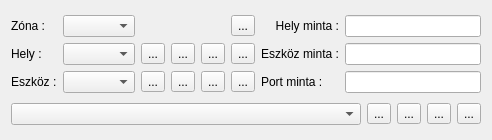
<?xml version="1.0" encoding="UTF-8"?>
<ui version="4.0">
 <class>fKeyPortEd</class>
 <widget class="QWidget" name="fKeyPortEd">
  <property name="geometry">
   <rect>
    <x>0</x>
    <y>0</y>
    <width>492</width>
    <height>140</height>
   </rect>
  </property>
  <property name="windowTitle">
   <string>Form</string>
  </property>
  <layout class="QVBoxLayout" name="verticalLayout">
   <item>
    <layout class="QGridLayout" name="gridLayout">
     <item row="0" column="0">
      <widget class="QLabel" name="labelZone">
       <property name="text">
        <string>Zóna :</string>
       </property>
       <property name="alignment">
        <set>Qt::AlignLeading|Qt::AlignLeft|Qt::AlignVCenter</set>
       </property>
      </widget>
     </item>
     <item row="0" column="1">
      <widget class="QComboBox" name="comboBoxZone"/>
     </item>
     <item row="0" column="5">
      <widget class="QToolButton" name="toolButtonZoneInfo">
       <property name="toolTip">
        <string>&lt;html&gt;&lt;head/&gt;&lt;body&gt;&lt;p&gt;Egy riport ablak megjelenítése a hálózati elemről, ill. patch panel vagy fali csatlakozóról.&lt;/p&gt;&lt;p&gt;A megosztásokat figyelmen kívül hagyja!&lt;/p&gt;&lt;/body&gt;&lt;/html&gt;</string>
       </property>
       <property name="text">
        <string>...</string>
       </property>
       <property name="icon">
        <iconset resource="lv2g.qrc">
         <normaloff>:/icons/document-properties.ico</normaloff>:/icons/document-properties.ico</iconset>
       </property>
      </widget>
     </item>
     <item row="0" column="6">
      <widget class="QLabel" name="labelPlacePattern">
       <property name="text">
        <string>Hely minta :</string>
       </property>
       <property name="alignment">
        <set>Qt::AlignRight|Qt::AlignTrailing|Qt::AlignVCenter</set>
       </property>
      </widget>
     </item>
     <item row="0" column="7">
      <widget class="QLineEdit" name="lineEditPlacePattern"/>
     </item>
     <item row="1" column="0">
      <widget class="QLabel" name="labelPlace">
       <property name="text">
        <string>Hely :</string>
       </property>
      </widget>
     </item>
     <item row="1" column="1">
      <widget class="QComboBox" name="comboBoxPlace"/>
     </item>
     <item row="1" column="2">
      <widget class="QToolButton" name="toolButtonPlaceAdd">
       <property name="text">
        <string>...</string>
       </property>
       <property name="icon">
        <iconset resource="lv2g.qrc">
         <normaloff>:/icons/add.ico</normaloff>:/icons/add.ico</iconset>
       </property>
      </widget>
     </item>
     <item row="1" column="3">
      <widget class="QToolButton" name="toolButtonPlaceRefresh">
       <property name="text">
        <string>...</string>
       </property>
       <property name="icon">
        <iconset resource="lv2g.qrc">
         <normaloff>:/icons/refresh.ico</normaloff>:/icons/refresh.ico</iconset>
       </property>
      </widget>
     </item>
     <item row="1" column="4">
      <widget class="QToolButton" name="toolButtonPlaceEdit">
       <property name="text">
        <string>...</string>
       </property>
       <property name="icon">
        <iconset resource="lv2g.qrc">
         <normaloff>:/icons/edit.ico</normaloff>:/icons/edit.ico</iconset>
       </property>
      </widget>
     </item>
     <item row="1" column="5">
      <widget class="QToolButton" name="toolButtonPlaceInfo">
       <property name="toolTip">
        <string>&lt;html&gt;&lt;head/&gt;&lt;body&gt;&lt;p&gt;Egy riport ablak megjelenítése a hálózati elemről, ill. patch panel vagy fali csatlakozóról.&lt;/p&gt;&lt;p&gt;A megosztásokat figyelmen kívül hagyja!&lt;/p&gt;&lt;/body&gt;&lt;/html&gt;</string>
       </property>
       <property name="text">
        <string>...</string>
       </property>
       <property name="icon">
        <iconset resource="lv2g.qrc">
         <normaloff>:/icons/document-properties.ico</normaloff>:/icons/document-properties.ico</iconset>
       </property>
      </widget>
     </item>
     <item row="1" column="6">
      <widget class="QLabel" name="labelNodePattern">
       <property name="text">
        <string>Eszköz minta :</string>
       </property>
      </widget>
     </item>
     <item row="1" column="7">
      <widget class="QLineEdit" name="lineEditNodePattern"/>
     </item>
     <item row="2" column="0">
      <widget class="QLabel" name="labelNode">
       <property name="text">
        <string>Eszköz :</string>
       </property>
      </widget>
     </item>
     <item row="2" column="1">
      <widget class="QComboBox" name="comboBoxNode"/>
     </item>
     <item row="2" column="2">
      <widget class="QToolButton" name="toolButtonNodeAdd">
       <property name="text">
        <string>...</string>
       </property>
       <property name="icon">
        <iconset resource="lv2g.qrc">
         <normaloff>:/icons/add.ico</normaloff>:/icons/add.ico</iconset>
       </property>
      </widget>
     </item>
     <item row="2" column="3">
      <widget class="QToolButton" name="toolButtonNodeRefresh">
       <property name="text">
        <string>...</string>
       </property>
       <property name="icon">
        <iconset resource="lv2g.qrc">
         <normaloff>:/icons/refresh.ico</normaloff>:/icons/refresh.ico</iconset>
       </property>
      </widget>
     </item>
     <item row="2" column="4">
      <widget class="QToolButton" name="toolButtonNodeEdit">
       <property name="text">
        <string>...</string>
       </property>
       <property name="icon">
        <iconset resource="lv2g.qrc">
         <normaloff>:/icons/edit.ico</normaloff>:/icons/edit.ico</iconset>
       </property>
      </widget>
     </item>
     <item row="2" column="5">
      <widget class="QToolButton" name="toolButtonNodeInfo">
       <property name="toolTip">
        <string>&lt;html&gt;&lt;head/&gt;&lt;body&gt;&lt;p&gt;Egy riport ablak megjelenítése a hálózati elemről, ill. patch panel vagy fali csatlakozóról.&lt;/p&gt;&lt;p&gt;A megosztásokat figyelmen kívül hagyja!&lt;/p&gt;&lt;/body&gt;&lt;/html&gt;</string>
       </property>
       <property name="text">
        <string>...</string>
       </property>
       <property name="icon">
        <iconset resource="lv2g.qrc">
         <normaloff>:/icons/document-properties.ico</normaloff>:/icons/document-properties.ico</iconset>
       </property>
      </widget>
     </item>
     <item row="2" column="6">
      <widget class="QLabel" name="labelPortPattern">
       <property name="text">
        <string>Port minta :</string>
       </property>
      </widget>
     </item>
     <item row="2" column="7">
      <widget class="QLineEdit" name="lineEditPattern"/>
     </item>
    </layout>
   </item>
   <item>
    <layout class="QHBoxLayout" name="horizontalLayout2">
     <item>
      <widget class="QComboBox" name="comboBox"/>
     </item>
     <item>
      <widget class="QToolButton" name="toolButtonAdd">
       <property name="text">
        <string>...</string>
       </property>
       <property name="icon">
        <iconset resource="lv2g.qrc">
         <normaloff>:/icons/add.ico</normaloff>:/icons/add.ico</iconset>
       </property>
      </widget>
     </item>
     <item>
      <widget class="QToolButton" name="toolButtonRefresh">
       <property name="text">
        <string>...</string>
       </property>
       <property name="icon">
        <iconset resource="lv2g.qrc">
         <normaloff>:/icons/refresh.ico</normaloff>:/icons/refresh.ico</iconset>
       </property>
      </widget>
     </item>
     <item>
      <widget class="QToolButton" name="toolButtonEdit">
       <property name="text">
        <string>...</string>
       </property>
       <property name="icon">
        <iconset resource="lv2g.qrc">
         <normaloff>:/icons/edit.ico</normaloff>:/icons/edit.ico</iconset>
       </property>
      </widget>
     </item>
     <item>
      <widget class="QToolButton" name="toolButtonInfo">
       <property name="toolTip">
        <string>&lt;html&gt;&lt;head/&gt;&lt;body&gt;&lt;p&gt;Egy riport ablak megjelenítése a hálózati elemről, ill. patch panel vagy fali csatlakozóról.&lt;/p&gt;&lt;p&gt;A megosztásokat figyelmen kívül hagyja!&lt;/p&gt;&lt;/body&gt;&lt;/html&gt;</string>
       </property>
       <property name="text">
        <string>...</string>
       </property>
       <property name="icon">
        <iconset resource="lv2g.qrc">
         <normaloff>:/icons/document-properties.ico</normaloff>:/icons/document-properties.ico</iconset>
       </property>
      </widget>
     </item>
    </layout>
   </item>
  </layout>
 </widget>
 <resources>
  <include location="lv2g.qrc"/>
 </resources>
 <connections/>
</ui>
